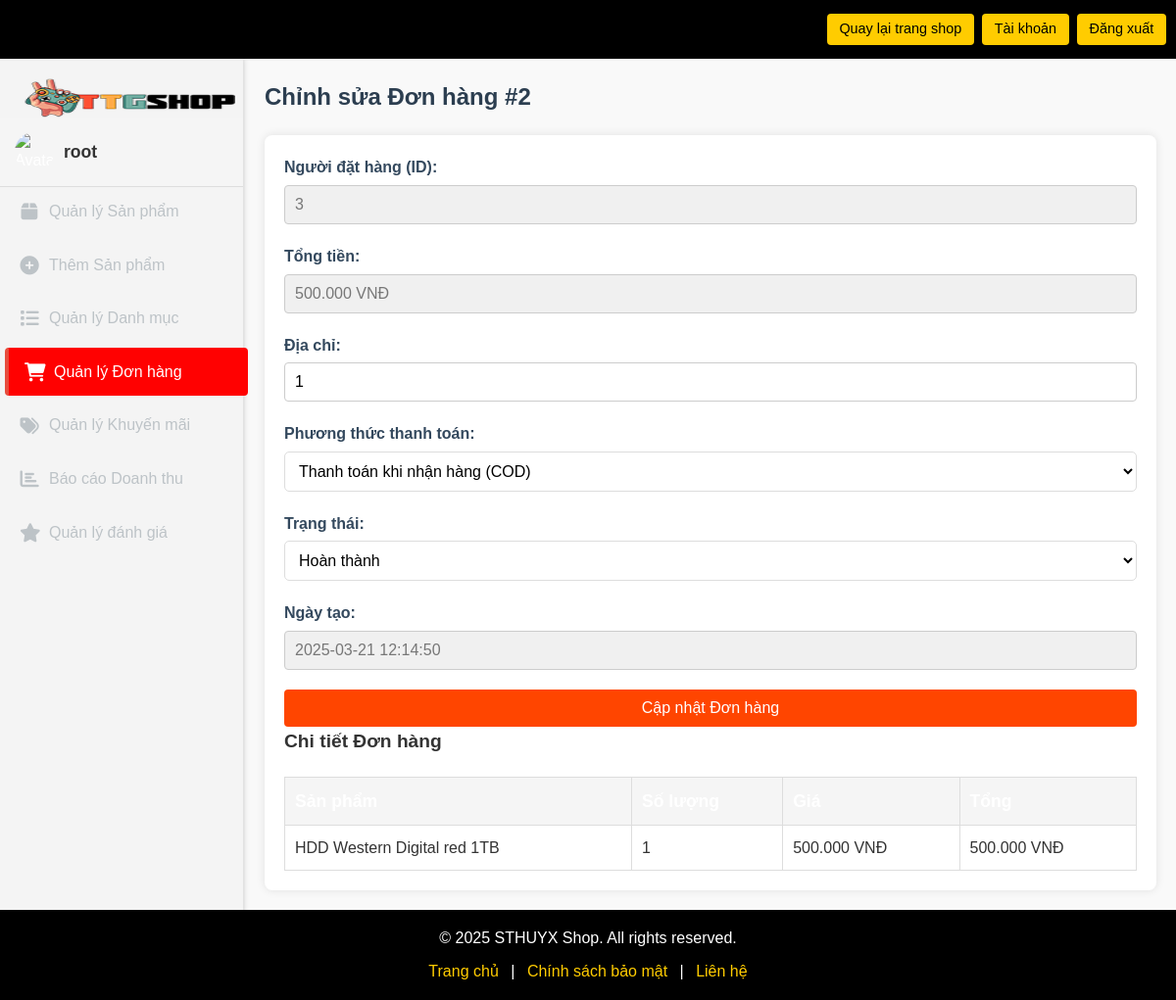
Screenshot of /admin/edit_order.php?id=2 (signed in) with the database file from the repository.
### tables this page shows
CREATE TABLE `orders` (
  `id` int(11) NOT NULL,
  `user_id` int(11) NOT NULL,
  `total` decimal(10,2) NOT NULL,
  `address` text NOT NULL,
  `payment_method` varchar(50) NOT NULL,
  `status` varchar(50) DEFAULT 'pending',
  `created_at` timestamp NOT NULL DEFAULT current_timestamp()
);

CREATE TABLE `order_details` (
  `id` int(11) NOT NULL,
  `order_id` int(11) NOT NULL,
  `product_id` int(11) NOT NULL,
  `quantity` int(11) NOT NULL,
  `price` decimal(10,2) NOT NULL
);

CREATE TABLE `products` (
  `id` int(11) NOT NULL,
  `name` varchar(255) NOT NULL,
  `price` decimal(10,2) NOT NULL,
  `image` varchar(255) DEFAULT NULL,
  `description` text DEFAULT NULL,
  `category_id` int(11) NOT NULL DEFAULT 0,
  `promotion_id` int(11) DEFAULT NULL,
  `views` int(11) DEFAULT 0,
  `purchases` int(11) DEFAULT 0,
  `stock` int(11) NOT NULL DEFAULT 0
);

### admin/edit_order.php (called while the page is built, shortened)
<?php
include '../includes/db_connect.php';
include 'check_admin.php';
$order_id = (int)$_GET['id'];
$stmt = $conn->prepare("SELECT * FROM orders WHERE id = ?");
$stmt->bind_param("i", $order_id);
$stmt->execute();
$result = $stmt->get_result();
$order = $result->fetch_assoc();
$stmt = $conn->prepare("
    SELECT od.*, p.name as product_name
    FROM order_details od
    JOIN products p ON od.product_id = p.id
    WHERE od.order_id = ?
");
$stmt->bind_param("i", $order_id);
$stmt->execute();
$order_details = $stmt->get_result()->fetch_all(MYSQLI_ASSOC);
include 'html/edit_order_view.php';
?>

### includes/db_connect.php (called while the page is built, shortened)
<?php
$username = 'root';
?>

### admin/html/edit_order_view.php (the view, shortened to what this page needs)
<?php include 'header_footer/header.php'; ?>
<link rel="stylesheet" href="css/admin.css">
<link rel="stylesheet" href="css/style.css">
<div class="admin-wrapper">
    <div class="admin-sidebar">
        <div class="logo">
            <a href="index.php">
                <img src="../images/logo.png" alt="STHUYX Shop Logo" width="150">
            </a>
        </div>
        <ul class="sidebar-menu">
        <div class="user-profile">
                <img src="<?php echo htmlspecialchars($avatar); ?>" alt="Avatar" class="user-avatar">
                <span class="username"><?php echo htmlspecialchars($username); ?></span>
            </div>
            <li><a href="manage_products.php"><i class="fas fa-box"></i> Quản lý Sản phẩm</a></li>
            <li><a href="add_product.php"><i class="fas fa-plus-circle"></i> Thêm Sản phẩm</a></li>
            <li><a href="manage_categories.php"><i class="fas fa-list"></i> Quản lý Danh mục</a></li>
            <li><a href="manage_orders.php" class="active"><i class="fas fa-shopping-cart"></i> Quản lý Đơn hàng</a></li>
            <li><a href="manage_promotions.php"><i class="fas fa-tags"></i> Quản lý Khuyến mãi</a></li>
            <li><a href="report_sales.php"><i class="fas fa-chart-bar"></i> Báo cáo Doanh thu</a></li>
            <li><a href="manage_reviews.php"><i class="fas fa-star"></i> Quản lý đánh giá</a></li>
        </ul>
    </div>
    <div class="admin-content">
        <div class="content-header">
            <h2>Chỉnh sửa Đơn hàng #<?php echo htmlspecialchars($order_id); ?></h2>
        </div>
        <div class="table-container">
            <form method="POST" action="">
                <div class="form-group">
                    <label for="user_id">Người đặt hàng (ID):</label>
                    <input type="text" id="user_id" value="<?php echo htmlspecialchars($order['user_id']); ?>" disabled>
                </div>
                <div class="form-group">
                    <label for="total">Tổng tiền:</label>
                    <input type="text" id="total" value="<?php echo number_format($order['total'], 0, ',', '.') . ' VNĐ'; ?>" disabled>
                </div>
                <div class="form-group">
                    <label for="address">Địa chỉ:</label>
                    <input type="text" id="address" name="address" value="<?php echo htmlspecialchars($order['address']); ?>" required>
                </div>
                <div class="form-group">
                    <label for="payment_method">Phương thức thanh toán:</label>
                    <select id="payment_method" name="payment_method" required>
                        <option value="cod" <?php echo $order['payment_method'] === 'cod' ? 'selected' : ''; ?>>Thanh toán khi nhận hàng (COD)</option>
                    </select>
                </div>
                <div class="form-group">
                    <label for="status">Trạng thái:</label>
                    <select id="status" name="status" required>
                        <option value="completed" <?php echo $order['status'] === 'completed' ? 'selected' : ''; ?>>Hoàn thành</option>
                    </select>
                </div>
                <div class="form-group">
                    <label for="created_at">Ngày tạo:</label>
                    <input type="text" id="created_at" value="<?php echo htmlspecialchars($order['created_at']); ?>" disabled>
                </div>
                <button type="submit" class="btn btn-primary">Cập nhật Đơn hàng</button>
            </form>
            <h3>Chi tiết Đơn hàng</h3>
            <table class="table">
                <thead>
                    <tr>
                        <th>Sản phẩm</th>
                        <th>Số lượng</th>
                        <th>Giá</th>
                        <th>Tổng</th>
                    </tr>
                </thead>
                <tbody>
                    <?php foreach ($order_details as $detail): ?>
                        <tr>
                            <td><?php echo htmlspecialchars($detail['product_name']); ?></td>
                            <td><?php echo htmlspecialchars($detail['quantity']); ?></td>
                            <td><?php echo number_format($detail['price'], 0, ',', '.') . ' VNĐ'; ?></td>
                            <td><?php echo number_format($detail['price'] * $detail['quantity'], 0, ',', '.') . ' VNĐ'; ?></td>
                        </tr>
                    <?php endforeach; ?>
                </tbody>
            </table>
        </div>
    </div>
</div>
<?php include '../templates/footer.php'; ?>

### admin/css/style.css (style rules this page uses)
* { margin: 0; padding: 0; box-sizing: border-box; font-family: Arial, sans-serif; }
body { background-color: #f4f4f4; color: #333; line-height: 1.6; }
.logo img { vertical-align: middle; max-height: 40px; margin-right: 0.5rem; width: 240px; }
.form-group { margin-bottom: 15px; }
.form-group label { display: block; margin-bottom: 5px; color: #333; }
.form-group input { width: 100%; padding: 10px; border: 1px solid #ccc; border-radius: 4px; transition: border-color 0.3s; }
button { width: 100%; padding: 10px; background-color: #ffcc00; color: #000; border: none; border-radius: 4px; cursor: pointer; transition: background-color 0.3s; }
.form-group { margin-bottom: 20px; text-align: left; }
.form-group label { display: block; margin-bottom: 5px; color: #34495e; font-weight: 600; }
.form-group select { width: 100%; padding: 10px; border: 1px solid #ddd; border-radius: 5px; font-size: 1rem; background-color: #fff; }
.form-group input:disabled { background-color: #f0f0f0; color: #777; cursor: not-allowed; }

### admin/css/admin.css (style rules this page uses)
* { margin: 0; padding: 0; box-sizing: border-box; }
body { font-family: Arial, sans-serif; line-height: 1.6; background-color: #f4f4f4; }
.admin-wrapper { display: flex; min-height: 100vh; }
.admin-sidebar { color: #fff; padding: 20px 0; position: fixed; left: 0; height: 100%; box-shadow: 2px 0 5px rgba(0, 0, 0, 0.1); transition: width 0.3s ease; z-index: 900; }
.sidebar-menu { list-style: none; }
.sidebar-menu li { margin-bottom: 5px; }
.sidebar-menu li a { color: #bdc3c7; text-decoration: none; font-size: 1rem; display: flex; align-items: center; padding: 12px 20px; transition: all 0.3s ease; border-radius: 4px; }
.sidebar-menu li a i { margin-right: 10px; font-size: 1.2rem; width: 20px; text-align: center; }
.sidebar-menu li a:hover, .sidebar-menu li a.active { color: #fff; background-color: #ff0101; border-left: 4px solid #e74c3c; padding-left: 16px; transform: translateX(5px); }
.admin-content { margin-left: 250px; flex-grow: 1; padding: 20px; background-color: #f9f9f9; min-height: calc(100vh - 60px); }
.content-header h2 { font-size: 1.5rem; color: #2c3e50; margin-bottom: 20px; }
.table-container { background-color: #fff; padding: 20px; border-radius: 8px; box-shadow: 0 0 10px rgba(0, 0, 0, 0.1); }
.table-container h3 { margin-bottom: 15px; color: #333; font-size: 1.2rem; }
table { width: 100%; border-collapse: collapse; }
table th, table td { padding: 12px; text-align: left; border: 1px solid #ddd; }
table th { background-color: #3498db; color: #fff; font-size: 1.1rem; }
table td { font-size: 1rem; }
.form-group { margin-bottom: 15px; }
.form-group label { display: block; margin-bottom: 5px; color: #333; font-weight: 500; }
.form-group input, .form-group select { width: 100%; padding: 10px; border: 1px solid #ccc; border-radius: 4px; font-size: 1rem; transition: border-color 0.3s ease; }
button { width: 100%; padding: 10px; background-color: #ff4500; color: #fff; border: none; border-radius: 4px; cursor: pointer; font-size: 1rem; transition: background-color 0.3s ease; }
.form-group label { display: block; font-weight: bold; margin-bottom: 5px; }
.form-group input, .form-group select { width: 100%; padding: 8px; border: 1px solid #ddd; border-radius: 4px; font-size: 1rem; }
.form-group input:disabled { background-color: #f5f5f5; color: #666; }
.btn { padding: 10px 20px; border: none; border-radius: 4px; cursor: pointer; font-size: 1rem; }
.btn-primary { background-color: #ff4500; color: #fff; }
.table { width: 100%; border-collapse: collapse; margin-top: 20px; }
.table th, .table td { padding: 10px; border: 1px solid #ddd; text-align: left; }
.table th { background-color: #f5f5f5; font-weight: bold; }
.user-profile { display: flex; align-items: center; padding: 15px; border-bottom: 1px solid #ddd; background-color: #f5f5f5; }
.user-avatar { width: 40px; height: 40px; border-radius: 50%; margin-right: 10px; object-fit: cover; }
.username { font-size: 1.1rem; font-weight: bold; color: #333; }

### rows the page displays
orders: user "3", total "500.000 VNĐ", address "1", payment_method "Thanh toán khi nhận hàng (COD)", status "Hoàn thành", created_at "2025-03-21 12:14:50"
order_details: product.name "HDD Western Digital red 1TB", quantity "1", price "500.000", $detail['price'] * $detail['quantity'] "500.000"

### other values shown
$username "root"
$order_id "2"
